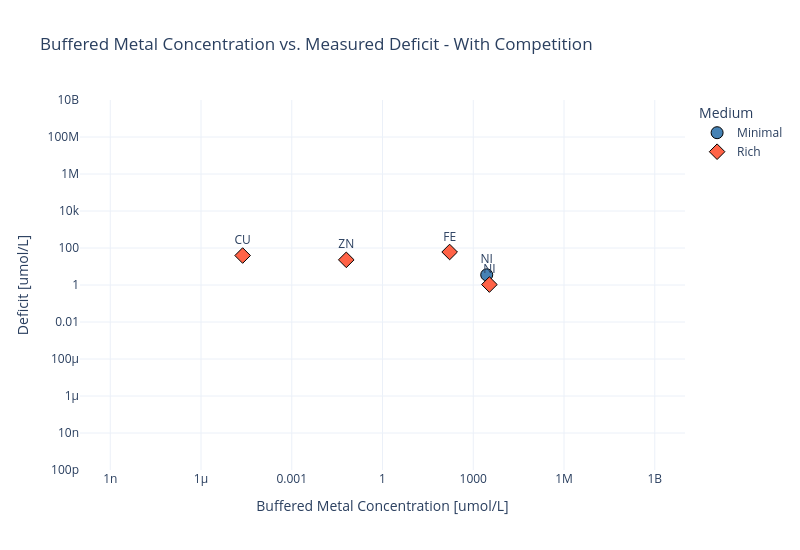

Write notebook code for a chart like this one.
### Code cell
import plotly.graph_objects as go

# --- Filter to positive deficits only ---
# deficit_M values are Unum; .str.replace(...).astype(float) yields NaN — use .asNumber().
def _deficit_m_to_float(ser):
    return ser.apply(lambda x: x.asNumber())


deficit_m_float = _deficit_m_to_float(df_metals["deficit_M"])
deficit_pos = df_metals[deficit_m_float > 0].copy()
deficit_pos["deficit_val"] = _deficit_m_to_float(deficit_pos["deficit_M"])

# --- Build a long-form dataframe from metal_to_buffered_conc ---
rows = []
for medium, metals in metal_to_buffered_conc.items():
    for element, buffered_conc in metals.items():
        rows.append(
            {"Medium": medium, "Element": element, "buffered_conc": float(buffered_conc)}
        )
buffered_df = pd.DataFrame(rows)

# --- Merge on Medium and Element ---
plot_df = deficit_pos.merge(buffered_df, on=["Medium", "Element"], how="inner")

# --- Plot ---
fig = go.Figure()

colors = {"Minimal": "steelblue", "Rich": "tomato"}
symbols = {"Minimal": "circle", "Rich": "diamond"}

for medium, group in plot_df.groupby("Medium"):
    fig.add_trace(go.Scatter(
        x=group["buffered_conc"] * 1E6,
        y=group["deficit_val"] * 1E6,
        mode="markers+text",
        name=medium,
        text=group["Element"],
        textposition="top center",
        marker=dict(
            size=12,
            color=colors[medium],
            symbol=symbols[medium],
            line=dict(width=1, color="black")
        )
    ))

fig.update_layout(
    title="Buffered Metal Concentration vs. Measured Deficit - With Competition",
    xaxis=dict(title="Buffered Metal Concentration [umol/L]", type="log", range=[-10, 10]),
    yaxis=dict(title="Deficit [umol/L]", type="log", range=[-10, 10]),
    legend_title="Medium",
    template="plotly_white",
    width=800,
    height=550
)

fig.show()
fig.write_image("notebooks/cofactors/buffer_figures/buffered_metal_vs_deficit_competition.svg", scale=2)

### Figure 1 — Plotly figure (JSON) as saved in the notebook; plotly's stock layout.template omitted (floating-point values rounded to 4 significant figures)
{"data": [{"marker": {"color": "steelblue", "line": {"color": "black", "width": 1}, "size": 12, "symbol": "circle"}, "mode": "markers+text", "name": "Minimal", "text": ["NI"], "textposition": "top center", "x": [2789.0], "y": [3.546], "type": "scatter"}, {"marker": {"color": "tomato", "line": {"color": "black", "width": 1}, "size": 12, "symbol": "diamond"}, "mode": "markers+text", "name": "Rich", "text": ["CU", "NI", "ZN", "FE"], "textposition": "top center", "x": [2.382e-05, 3416.0, 0.06346, 165.8], "y": [39.1, 1.057, 22.9, 60.76], "type": "scatter"}], "layout": {"xaxis": {"title": {"text": "Buffered Metal Concentration [umol/L]"}, "type": "log", "range": [-10, 10]}, "yaxis": {"title": {"text": "Deficit [umol/L]"}, "type": "log", "range": [-10, 10]}, "title": {"text": "Buffered Metal Concentration vs. Measured Deficit - With Competition"}, "legend": {"title": {"text": "Medium"}}, "width": 800, "height": 550}}
